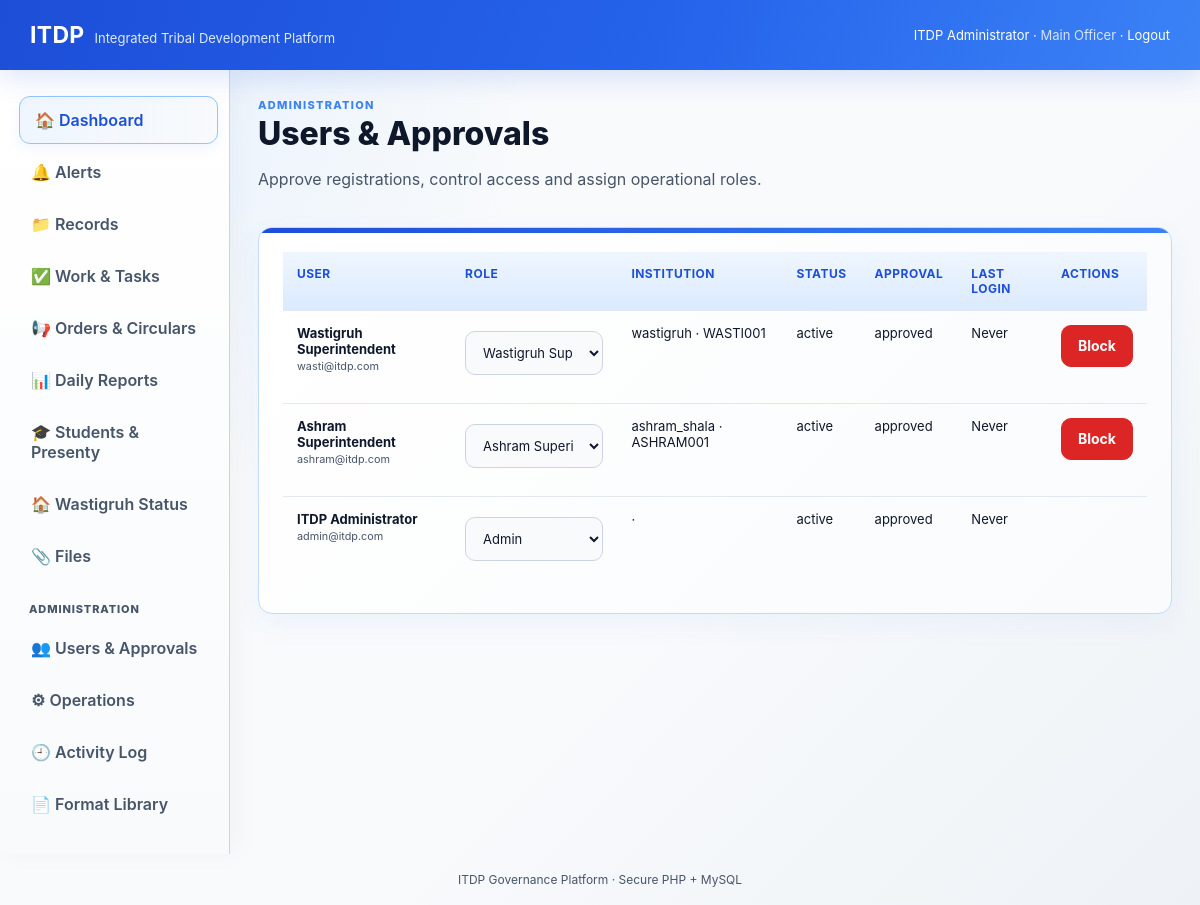
The page /admin/users.php (signed in) on the database its author committed.
### tables this page shows
CREATE TABLE users (id INT AUTO_INCREMENT PRIMARY KEY,name VARCHAR(100) NOT NULL,email VARCHAR(190) NOT NULL UNIQUE,password VARCHAR(255) NOT NULL,role ENUM('super_admin','admin','sub_officer','school_superintendent','hostel_superintendent','teacher','authorized_staff','staff') NOT NULL DEFAULT 'staff',institution_type ENUM('ashram_shala','wastigruh','') NOT NULL DEFAULT '',institution_code VARCHAR(100) NOT NULL DEFAULT '',status ENUM('active','blocked') NOT NULL DEFAULT 'active',approval_status ENUM('approved','pending','rejected') NOT NULL DEFAULT 'approved',approved_by INT NULL,approved_at DATETIME NULL,rejection_reason VARCHAR(500) DEFAULT '',last_login_at DATETIME NULL,created_at TIMESTAMP DEFAULT CURRENT_TIMESTAMP,INDEX(role),INDEX(institution_code));

### includes/auth.php (called while the page is built, shortened)
<?php
function e($v){return htmlspecialchars((string)$v,ENT_QUOTES,'UTF-8');}
function user(){return $_SESSION['user']??null;}
function role_label($role){return ['super_admin'=>'Main Officer','admin'=>'Main Officer','sub_officer'=>'Sub Officer','school_superintendent'=>'Ashram Shala Superintendent','hostel_superintendent'=>'Wastigruh Superintendent','teacher'=>'Ashram Shala Teacher','authorized_staff'=>'Clerk / Data Entry','staff'=>'Staff'][$role]??ucwords(str_replace('_',' ',$role));}
function is_admin(){return in_array(user()['role']??'', ['super_admin','admin'],true);}

### admin/users.php (the view)
<?php include '../includes/header.php';require_admin();$r=mysqli_query($conn,"SELECT id,name,email,role,institution_type,institution_code,status,approval_status,created_at,last_login_at FROM users ORDER BY id DESC");?>
<div class="page-head"><div><p class="eyebrow">ADMINISTRATION</p><h1>Users & Approvals</h1><p class="muted">Approve registrations, control access and assign operational roles.</p></div></div>
<div class="card table-wrap"><table><tr><th>User</th><th>Role</th><th>Institution</th><th>Status</th><th>Approval</th><th>Last login</th><th>Actions</th></tr><?php while($x=mysqli_fetch_assoc($r)):?><tr><td><b><?=e($x['name'])?></b><br><small><?=e($x['email'])?></small></td><td><form method="post" action="user_action.php" class="inline"><?=csrf_field()?><input type="hidden" name="id" value="<?=$x['id']?>"><select name="role" onchange="this.form.submit()"><option value="staff" <?=$x['role']==='staff'?'selected':''?>>Clerk / Staff</option><option value="authorized_staff" <?=$x['role']==='authorized_staff'?'selected':''?>>Authorized Clerk</option><option value="sub_officer" <?=$x['role']==='sub_officer'?'selected':''?>>Sub Officer</option><option value="school_superintendent" <?=$x['role']==='school_superintendent'?'selected':''?>>Ashram Superintendent</option><option value="hostel_superintendent" <?=$x['role']==='hostel_superintendent'?'selected':''?>>Wastigruh Superintendent</option><option value="admin" <?=$x['role']==='admin'?'selected':''?>>Admin</option></select><input type="hidden" name="action" value="set_role"></form></td><td><?=e($x['institution_type'].' · '.$x['institution_code'])?></td><td><?=e($x['status'])?></td><td><?=e($x['approval_status'])?></td><td><?=e($x['last_login_at']?:'Never')?></td><td><form method="post" action="user_action.php" class="inline"><?=csrf_field()?><input type="hidden" name="id" value="<?=$x['id']?>"><?php if($x['approval_status']==='pending'):?><button name="action" value="approve">Approve</button><button name="action" value="reject" class="secondary">Reject</button><?php elseif($x['status']==='active' && $x['id']!=user()['id']):?><button name="action" value="block" class="danger-btn">Block</button><?php elseif($x['status']==='blocked'):?><button name="action" value="unblock">Unblock</button><?php endif;?></form></td></tr><?php endwhile;?></table></div><?php include '../includes/footer.php';?>

### includes/header.php (shortened to what this page needs)
<?php
require_once __DIR__ . '/auth.php';
$base = preg_replace(
    '#/(auth|admin|records|work|operational|files|templates|institution)$#',
    '',
    str_replace('\\', '/', dirname($_SERVER['SCRIPT_NAME']))
);
?>
<!doctype html>
<html lang="en">
<head>
    <link rel="stylesheet" href="<?= $base ?>/assets/style.css">
</head>
<body>
    <nav>
        <div><b>ITDP</b><span class="nav-sub">Integrated Tribal Development Platform</span></div>
        <div class="nav-user"><?= e(user()['name']) ?> · <span class="role"><?= e(role_label(user()['role'] ?? '')) ?></span>
            · <a href="<?= $base ?>/auth/logout.php">Logout</a></div>
    </nav>
    <div class="layout">
        <aside>
            <a class="side active" href="<?= $base ?>/dashboard.php">🏠 Dashboard</a>
            <a class="side" href="<?= $base ?>/notifications.php">🔔 Alerts</a>
            <a class="side" href="<?= $base ?>/records/list.php">📁 Records</a>
            <a class="side" href="<?= $base ?>/work/list.php">✅ Work & Tasks</a>
            <a class="side" href="<?= $base ?>/work/orders.php">📢 Orders & Circulars</a>
            <a class="side" href="<?= $base ?>/operational/list.php">📊 Daily Reports</a>
            <?php if (user()['institution_type'] === 'ashram_shala' || is_admin() || is_sub_officer()): ?><a class="side"
                    href="<?= $base ?>/institution/students.php">🎓 Students & Presenty</a><?php endif; ?>
            <?php if (user()['institution_type'] === 'wastigruh' || is_admin() || is_sub_officer()): ?><a class="side"
                    href="<?= $base ?>/institution/wastigruh.php">🏠 Wastigruh Status</a><?php endif; ?>
            <a class="side" href="<?= $base ?>/files/list.php">📎 Files</a>
            <?php if (is_admin()): ?>
                <div class="side-label">ADMINISTRATION</div>
                <a class="side" href="<?= $base ?>/admin/users.php">👥 Users & Approvals</a>
                <a class="side" href="<?= $base ?>/admin/operations.php">⚙ Operations</a>
                <a class="side" href="<?= $base ?>/admin/activity.php">🕘 Activity Log</a>
                <a class="side" href="<?= $base ?>/templates/list.php">📄 Format Library</a>
            <?php endif; ?>
        </aside>
        <main>

### includes/footer.php
</main></div><footer>ITDP Governance Platform · Secure PHP + MySQL</footer></body></html>

### rows shown on the page
users: name "Wastigruh Superintendent", email "wasti@itdp.com", role "Wastigruh Superintendent", institution_type+institution_code "wastigruh · WASTI001", status "active", approval_status "approved", last_login_at "Never", shows "Block"
users: name "Ashram Superintendent", email "ashram@itdp.com", role "Ashram Superintendent", institution_type+institution_code "ashram_shala · ASHRAM001", status "active", approval_status "approved", last_login_at "Never", shows "Block"
users: name "ITDP Administrator", email "admin@itdp.com", role "Admin", institution_type+institution_code "·", status "active", approval_status "approved", last_login_at "Never"

### other values the page prints
user()['name'] "ITDP Administrator"
role_label(user()['role'] ?? '') "Main Officer"
